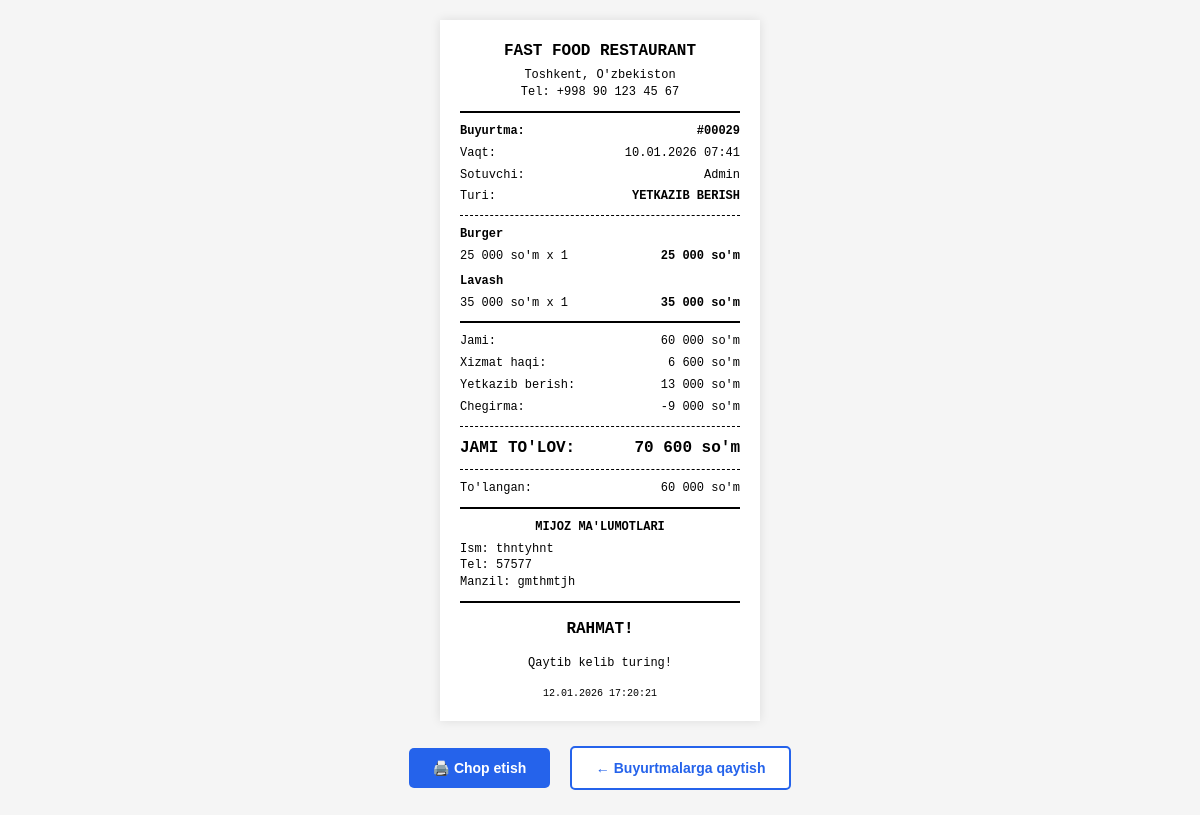
The app's page /seller/receipt.php?id=29 (signed in) with its own data.
### tables this page shows
CREATE TABLE `orders` (
  `id` int NOT NULL AUTO_INCREMENT,
  `seller_id` int NOT NULL,
  `total_amount` decimal(10,2) NOT NULL,
  `service_charge` decimal(10,2) DEFAULT '0.00',
  `delivery_fee` decimal(10,2) DEFAULT '0.00',
  `discount` decimal(10,2) DEFAULT '0.00',
  `grand_total` decimal(10,2) DEFAULT '0.00',
  `status` enum('pending','completed','cancelled') DEFAULT 'completed',
  `order_type` enum('dine_in','delivery') DEFAULT 'dine_in',
  `customer_name` varchar(100) DEFAULT NULL,
  `customer_phone` varchar(20) DEFAULT NULL,
  `customer_address` text,
  `cancelled_by` int DEFAULT NULL,
  `created_at` timestamp NULL DEFAULT CURRENT_TIMESTAMP,
  `updated_at` timestamp NULL DEFAULT CURRENT_TIMESTAMP ON UPDATE CURRENT_TIMESTAMP,
  PRIMARY KEY (`id`),
  KEY `cancelled_by` (`cancelled_by`),
  KEY `idx_seller` (`seller_id`),
  KEY `idx_status` (`status`),
  KEY `idx_created` (`created_at`),
  KEY `idx_order_type` (`order_type`),
  CONSTRAINT `orders_ibfk_1` FOREIGN KEY (`seller_id`) REFERENCES `users` (`id`) ON DELETE CASCADE,
  CONSTRAINT `orders_ibfk_2` FOREIGN KEY (`cancelled_by`) REFERENCES `users` (`id`) ON DELETE SET NULL
);

CREATE TABLE `order_items` (
  `id` int NOT NULL AUTO_INCREMENT,
  `order_id` int NOT NULL,
  `product_id` int NOT NULL,
  `quantity` int NOT NULL,
  `price` decimal(10,2) NOT NULL,
  `subtotal` decimal(10,2) NOT NULL,
  PRIMARY KEY (`id`),
  KEY `idx_order` (`order_id`),
  KEY `idx_product` (`product_id`),
  CONSTRAINT `order_items_ibfk_1` FOREIGN KEY (`order_id`) REFERENCES `orders` (`id`) ON DELETE CASCADE,
  CONSTRAINT `order_items_ibfk_2` FOREIGN KEY (`product_id`) REFERENCES `products` (`id`) ON DELETE CASCADE
);

CREATE TABLE `products` (
  `id` int NOT NULL AUTO_INCREMENT,
  `category_id` int NOT NULL,
  `name` varchar(100) NOT NULL,
  `description` text,
  `price` decimal(10,2) NOT NULL,
  `image` varchar(255) DEFAULT NULL,
  `created_by` int NOT NULL,
  `created_at` timestamp NULL DEFAULT CURRENT_TIMESTAMP,
  `updated_at` timestamp NULL DEFAULT CURRENT_TIMESTAMP ON UPDATE CURRENT_TIMESTAMP,
  PRIMARY KEY (`id`),
  KEY `created_by` (`created_by`),
  KEY `idx_category` (`category_id`),
  KEY `idx_name` (`name`),
  CONSTRAINT `products_ibfk_1` FOREIGN KEY (`category_id`) REFERENCES `categories` (`id`) ON DELETE CASCADE,
  CONSTRAINT `products_ibfk_2` FOREIGN KEY (`created_by`) REFERENCES `users` (`id`) ON DELETE CASCADE
);

### helpers/functions.php (called while the page is built, shortened)
<?php
function formatCurrency($amount) {
    return number_format($amount, 0, '.', ' ') . ' so\'m';
}
?>

### seller/receipt.php (the view, shortened to what this page needs)
<?php
require_once '../config/database.php';
require_once '../helpers/functions.php';
$orderId = intval($_GET['id'] ?? 0);
$userId = $_SESSION['user_id'];
$userRole = $_SESSION['user_role'];
if ($userRole === 'seller') {
    $stmt = $conn->prepare("SELECT * FROM orders WHERE id = ? AND seller_id = ? AND status = 'completed'");
    $stmt->bind_param("ii", $orderId, $userId);
} else {
    $stmt = $conn->prepare("SELECT * FROM orders WHERE id = ? AND status = 'completed'");
    $stmt->bind_param("i", $orderId);
}
$stmt->execute();
$order = $stmt->get_result()->fetch_assoc();
$items = $conn->query("
    SELECT oi.*, p.name as product_name
    FROM order_items oi
    LEFT JOIN products p ON oi.product_id = p.id
    WHERE oi.order_id = $orderId
");
$paymentAmount = $_SESSION['payment_amount'] ?? $order['total_amount'];
?>
<!DOCTYPE html>
<html lang="uz">
<head>
</head>
<body>
    <div class="receipt-container">
        <div class="receipt">
            <div class="center large bold">
                FAST FOOD RESTAURANT
            </div>
            <div class="center" style="margin-top: 5px;">
                Toshkent, O'zbekiston
            </div>
            <div class="center">
                Tel: +998 90 123 45 67
            </div>
            <div class="double-separator"></div>
            <div class="row">
                <span class="bold">Buyurtma:</span>
                <span class="bold">#<?= str_pad($order['id'], 5, '0', STR_PAD_LEFT) ?></span>
            </div>
            <div class="row">
                <span>Vaqt:</span>
                <span><?= date('d.m.Y H:i', strtotime($order['created_at'])) ?></span>
            </div>
            <div class="row">
                <span>Sotuvchi:</span>
                <span><?= htmlspecialchars($_SESSION['user_name']) ?></span>
            </div>
            <?php if ($order['order_type'] === 'delivery'): ?>
                <div class="row">
                    <span>Turi:</span>
                    <span class="bold">YETKAZIB BERISH</span>
                </div>
            <?php endif; ?>
            <div class="separator"></div>
            <?php while ($item = $items->fetch_assoc()): ?>
                <div class="item-row">
                    <div class="bold"><?= htmlspecialchars($item['product_name']) ?></div>
                    <div class="row">
                        <span><?= formatCurrency($item['price']) ?> x <?= $item['quantity'] ?></span>
                        <span class="bold"><?= formatCurrency($item['subtotal']) ?></span>
                    </div>
                </div>
            <?php endwhile; ?>
            <div class="double-separator"></div>
            <div class="row">
                <span>Jami:</span>
                <span><?= formatCurrency($order['total_amount']) ?></span>
            </div>
            <?php if ($order['service_charge'] > 0): ?>
                <div class="row">
                    <span>Xizmat haqi:</span>
                    <span><?= formatCurrency($order['service_charge']) ?></span>
                </div>
            <?php endif; ?>
            <?php if ($order['delivery_fee'] > 0): ?>
                <div class="row">
                    <span>Yetkazib berish:</span>
                    <span><?= formatCurrency($order['delivery_fee']) ?></span>
                </div>
            <?php endif; ?>
            <?php if ($order['discount'] > 0): ?>
                <div class="row">
                    <span>Chegirma:</span>
                    <span>-<?= formatCurrency($order['discount']) ?></span>
                </div>
            <?php endif; ?>
            <div class="separator"></div>
            <div class="row large bold">
                <span>JAMI TO'LOV:</span>
                <span><?= formatCurrency($order['grand_total'] ?? $order['total_amount']) ?></span>
            </div>
            <?php if ($paymentAmount > 0): ?>
                <div class="separator"></div>
                <div class="row">
                    <span>To'langan:</span>
                    <span><?= formatCurrency($paymentAmount) ?></span>
                </div>
            <?php endif; ?>
            <?php if ($order['order_type'] === 'delivery' && $order['customer_name']): ?>
                <div class="double-separator"></div>
                <div class="center bold">MIJOZ MA'LUMOTLARI</div>
                <div style="margin-top: 5px;">
                    <div>Ism: <?= htmlspecialchars($order['customer_name']) ?></div>
                    <div>Tel: <?= htmlspecialchars($order['customer_phone']) ?></div>
                    <div>Manzil: <?= htmlspecialchars($order['customer_address']) ?></div>
                </div>
            <?php endif; ?>
            <div class="double-separator"></div>
            <div class="center bold large" style="margin: 15px 0;">
                RAHMAT!
            </div>
            <div class="center">
                Qaytib kelib turing!
            </div>
            <div style="margin-top: 15px; text-align: center; font-size: 10px;">
                <?= date('d.m.Y H:i:s') ?>
            </div>
        </div>
    </div>
    <div class="no-print">
        <button onclick="window.print()" class="btn btn-primary">
            🖨️ Chop etish
        </button>
        <button onclick="window.location.href='<?= ($userRole === 'manager' || $userRole === 'super_admin') ? '../manager/orders.php' : 'pending_orders.php' ?>'" class="btn btn-outline">
            ← Buyurtmalarga qaytish
        </button>
    </div>
</body>
</html>

### seller/receipt.php (style rules this page uses)
* { margin: 0; padding: 0; box-sizing: border-box; }
body { font-family: 'Courier New', monospace; background: #f5f5f5; padding: 20px; }
.receipt-container { max-width: 320px; margin: 0 auto; background: white; padding: 20px; box-shadow: 0 0 10px rgba(0,0,0,0.1); }
.receipt { font-size: 12px; line-height: 1.4; }
.center { text-align: center; }
.bold { font-weight: bold; }
.large { font-size: 16px; }
.separator { border-top: 1px dashed #000; margin: 10px 0; }
.double-separator { border-top: 2px solid #000; margin: 10px 0; }
.row { display: flex; justify-content: space-between; margin: 5px 0; }
.item-row { margin: 8px 0; }
.no-print { margin-top: 20px; text-align: center; }
.btn { padding: 12px 24px; margin: 5px; border: none; border-radius: 5px; cursor: pointer; font-size: 14px; font-weight: 600; }
.btn-primary { background: #2563eb; color: white; }
.btn-outline { background: white; border: 2px solid #2563eb; color: #2563eb; }

### records on screen
orders: id "00029", created_at "10.01.2026 07:41", total_amount "60 000 so'm", service_charge "6 600 so'm", delivery_fee "13 000 so'm", discount "9 000 so'm", grand_total "70 600 so'm", customer_name "thntyhnt", customer_phone "57577", customer_address "gmthmtjh"
order_items: product.name "Burger", price "25 000 so'm", quantity "1", subtotal "25 000 so'm"
order_items: product.name "Lavash", price "35 000 so'm", quantity "1", subtotal "35 000 so'm"

### other values on screen
$_SESSION['user_name'] "Admin"
